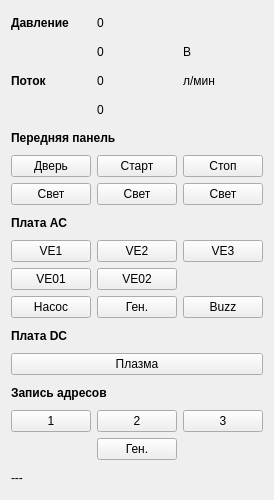
   <widget class="QWidget" name="gridLayoutWidget_2">
    <property name="geometry">
     <rect>
      <x>10</x>
      <y>130</y>
      <width>239</width>
      <height>500</height>
     </rect>
    </property>
    <layout class="QGridLayout" name="gridLayout_2">
     <item row="15" column="0">
      <widget class="QPushButton" name="button_rrg_1">
       <property name="text">
        <string>1</string>
       </property>
      </widget>
     </item>
     <item row="1" column="2">
      <widget class="QLabel" name="label_16">
       <property name="text">
        <string>В</string>
       </property>
      </widget>
     </item>
     <item row="0" column="0">
      <widget class="QLabel" name="label_26">
       <property name="font">
        <font>
         <bold>true</bold>
        </font>
       </property>
       <property name="text">
        <string>Давление</string>
       </property>
      </widget>
     </item>
     <item row="1" column="1">
      <widget class="QLabel" name="PressLableSZnachU">
       <property name="text">
        <string>0</string>
       </property>
      </widget>
     </item>
     <item row="13" column="0" colspan="3">
      <widget class="QPushButton" name="HFButtonS">
       <property name="text">
        <string>Плазма</string>
       </property>
       <property name="checkable">
        <bool>true</bool>
       </property>
      </widget>
     </item>
     <item row="11" column="1">
      <widget class="QPushButton" name="BPButtonS">
       <property name="text">
        <string>Ген.</string>
       </property>
       <property name="checkable">
        <bool>true</bool>
       </property>
      </widget>
     </item>
     <item row="2" column="1">
      <widget class="QLabel" name="WLabelS">
       <property name="text">
        <string>0</string>
       </property>
      </widget>
     </item>
     <item row="9" column="0">
      <widget class="QPushButton" name="VE1ButtonS">
       <property name="text">
        <string>VE1</string>
       </property>
       <property name="checkable">
        <bool>true</bool>
       </property>
      </widget>
     </item>
     <item row="7" column="0">
      <widget class="QPushButton" name="DoorLightS">
       <property name="text">
        <string>Свет</string>
       </property>
       <property name="checkable">
        <bool>true</bool>
       </property>
      </widget>
     </item>
     <item row="5" column="0" colspan="3">
      <widget class="QLabel" name="label_28">
       <property name="font">
        <font>
         <bold>true</bold>
        </font>
       </property>
       <property name="text">
        <string>Передняя панель</string>
       </property>
      </widget>
     </item>
     <item row="7" column="2">
      <widget class="QPushButton" name="StopLightS">
       <property name="text">
        <string>Свет</string>
       </property>
       <property name="checkable">
        <bool>true</bool>
       </property>
      </widget>
     </item>
     <item row="16" column="1">
      <widget class="QPushButton" name="button_rf">
       <property name="text">
        <string>Ген.</string>
       </property>
      </widget>
     </item>
     <item row="3" column="1">
      <widget class="QLabel" name="TLabelSADC">
       <property name="text">
        <string>0</string>
       </property>
      </widget>
     </item>
     <item row="15" column="1">
      <widget class="QPushButton" name="button_rrg_2">
       <property name="text">
        <string>2</string>
       </property>
      </widget>
     </item>
     <item row="12" column="0" colspan="3">
      <widget class="QLabel" name="label_30">
       <property name="font">
        <font>
         <bold>true</bold>
        </font>
       </property>
       <property name="text">
        <string>Плата DC</string>
       </property>
      </widget>
     </item>
     <item row="10" column="0">
      <widget class="QPushButton" name="VE01ButtonS">
       <property name="text">
        <string>VE01</string>
       </property>
       <property name="checkable">
        <bool>true</bool>
       </property>
      </widget>
     </item>
     <item row="6" column="2">
      <widget class="QPushButton" name="StopButtonS">
       <property name="text">
        <string>Стоп</string>
       </property>
       <property name="checkable">
        <bool>true</bool>
       </property>
      </widget>
     </item>
     <item row="2" column="2">
      <widget class="QLabel" name="label_36">
       <property name="text">
        <string>л/мин</string>
       </property>
      </widget>
     </item>
     <item row="2" column="0">
      <widget class="QLabel" name="label_35">
       <property name="font">
        <font>
         <bold>true</bold>
        </font>
       </property>
       <property name="text">
        <string>Поток</string>
       </property>
      </widget>
     </item>
     <item row="14" column="0" colspan="3">
      <widget class="QLabel" name="label_31">
       <property name="font">
        <font>
         <bold>true</bold>
        </font>
       </property>
       <property name="text">
        <string>Запись адресов</string>
       </property>
      </widget>
     </item>
     <item row="17" column="0" colspan="3">
      <widget class="QLabel" name="label_2">
       <property name="text">
        <string>---</string>
       </property>
      </widget>
     </item>
     <item row="9" column="1">
      <widget class="QPushButton" name="VE2ButtonS">
       <property name="text">
        <string>VE2</string>
       </property>
       <property name="checkable">
        <bool>true</bool>
       </property>
      </widget>
     </item>
     <item row="0" column="1">
      <widget class="QLabel" name="PressLableSADC">
       <property name="text">
        <string>0</string>
       </property>
      </widget>
     </item>
     <item row="8" column="0" colspan="3">
      <widget class="QLabel" name="label_29">
       <property name="font">
        <font>
         <bold>true</bold>
        </font>
       </property>
       <property name="text">
        <string>Плата AC</string>
       </property>
      </widget>
     </item>
     <item row="11" column="2">
      <widget class="QPushButton" name="BuzzButtonS">
       <property name="text">
        <string>Buzz</string>
       </property>
       <property name="checkable">
        <bool>true</bool>
       </property>
      </widget>
     </item>
     <item row="6" column="0">
      <widget class="QPushButton" name="DoorButtonS">
       <property name="text">
        <string>Дверь</string>
       </property>
       <property name="checkable">
        <bool>true</bool>
       </property>
      </widget>
     </item>
     <item row="6" column="1">
      <widget class="QPushButton" name="StartButtonS">
       <property name="text">
        <string>Старт</string>
       </property>
       <property name="checkable">
        <bool>true</bool>
       </property>
      </widget>
     </item>
     <item row="11" column="0">
      <widget class="QPushButton" name="NIButtonS">
       <property name="text">
        <string>Насос</string>
       </property>
       <property name="checkable">
        <bool>true</bool>
       </property>
      </widget>
     </item>
     <item row="7" column="1">
      <widget class="QPushButton" name="StartLightS">
       <property name="text">
        <string>Свет</string>
       </property>
       <property name="checkable">
        <bool>true</bool>
       </property>
      </widget>
     </item>
     <item row="9" column="2">
      <widget class="QPushButton" name="VE3ButtonS">
       <property name="text">
        <string>VE3</string>
       </property>
       <property name="checkable">
        <bool>true</bool>
       </property>
      </widget>
     </item>
     <item row="10" column="1">
      <widget class="QPushButton" name="VE02ButtonS">
       <property name="text">
        <string>VE02</string>
       </property>
       <property name="checkable">
        <bool>true</bool>
       </property>
      </widget>
     </item>
     <item row="15" column="2">
      <widget class="QPushButton" name="button_rrg_3">
       <property name="text">
        <string>3</string>
       </property>
      </widget>
     </item>
    </layout>
   </widget>
